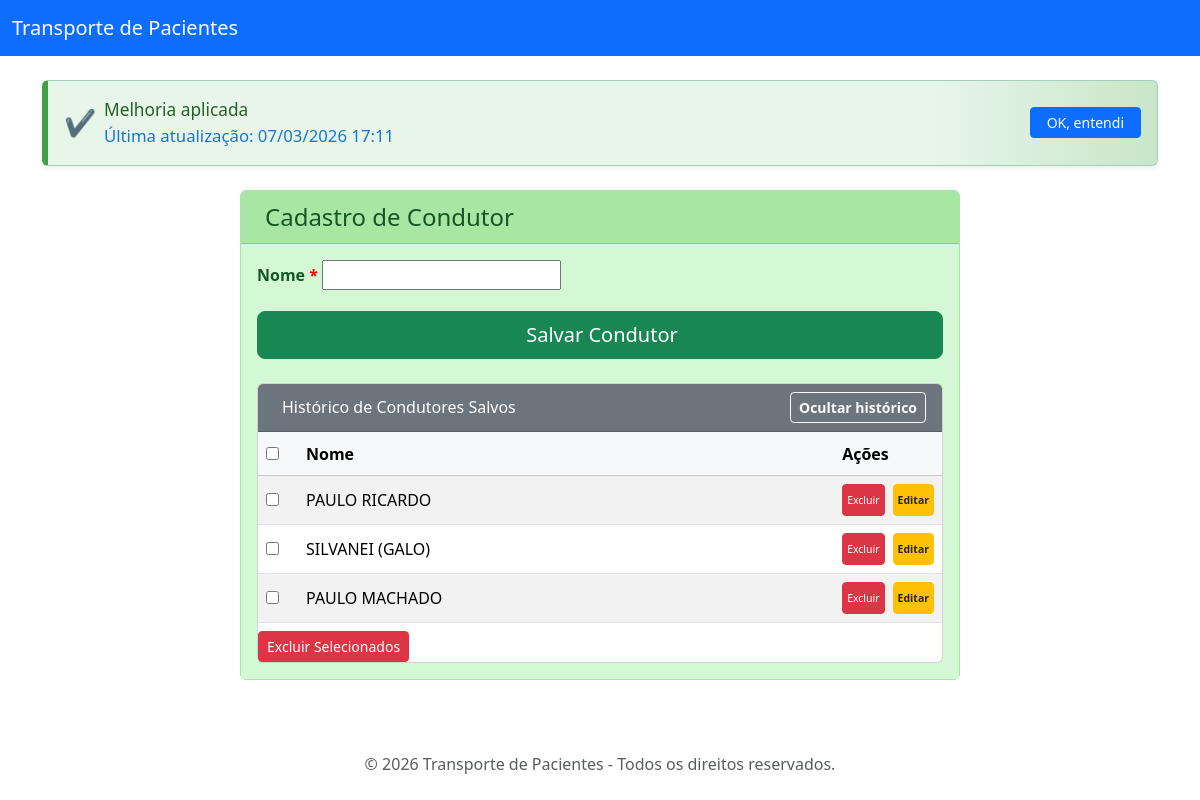
Page /condutores/cadastrar/ on the committed database.
### polls/models.py (models this page shows, shortened)
class Condutor(models.Model):
	nome = models.CharField(max_length=100)

### polls/views.py (the view)
# urls.py: path('condutores/cadastrar/', views.cadastrar_condutor, name='cadastrar_condutor'),
def cadastrar_condutor(request):
	from django.contrib import messages
	if request.method == 'POST':
		form = CondutorForm(request.POST)
		if form.is_valid():
			form.save()
			messages.success(request, 'Condutor salvo com sucesso!')
			return redirect('transporte_pacientes:cadastrar_condutor')
	else:
		form = CondutorForm()
	from .models import Condutor
	condutores = Condutor.objects.all().order_by('-id')
	return render(request, 'transporte_pacientes/cadastrar_condutor.html', {'form': form, 'condutores': condutores})

### polls/forms.py (shortened to what this page needs)
class CondutorForm(forms.ModelForm):
    class Meta:
        model = Condutor
        fields = '__all__'

### polls/templates/transporte_pacientes/cadastrar_condutor.html (shortened to what this page needs)
{% extends 'polls/base.html' %}
{% load crispy_forms_tags %}
{% block content %}
  <div id="melhoria-alert" class="alert alert-success d-flex align-items-center shadow-sm" style="border-left: 6px solid #43a047; background: linear-gradient(90deg, #e8f5e9 80%, #c8e6c9 100%); font-size: 1.08em; font-weight: 500; margin-bottom: 1.2rem;">
    <span class="me-2" style="font-size:1.5em; color:#43a047;">&#x2714;&#xFE0F;</span>
    <span>
      <span style="color:#256029;">Melhoria aplicada</span><br>
      <span style="font-size:0.97em; color:#1976d2; font-weight:400;">Última atualização: 07/03/2026 17:11</span>
    </span>
    <button type="button" class="btn btn-primary btn-sm ms-auto px-3 py-1 btn-ok-melhoria" onclick="document.getElementById('melhoria-alert').style.opacity=0; setTimeout(function(){document.getElementById('melhoria-alert').style.display='none';},400);">OK, entendi</button>
  </div>
  <div class="container mt-4">
    <div class="row justify-content-center">
      <div class="col-lg-8 col-md-10 col-12">
        <div class="card mb-4" style="background-color: #d4f8d4; border-color: #a8e6a3;">
          <div class="card-header" style="background-color: #a8e6a3; color: #155724; border-bottom: 1px solid #7ed957;">
            <h4 class="mb-0 d-inline">Cadastro de Condutor</h4>
          </div>
          <div class="card-body" style="background-color: #d4f8d4; color: #155724;">
            <form method="post" autocomplete="on" id="form-condutor">
              {% for field in form %}
                <div class="mb-3 col-12">
                  <label class="form-label fw-bold" for="{{ field.id_for_label }}">{{ field.label }}{% if field.field.required %} <span style="color:red;">*</span>{% endif %}</label>
                  {{ field }}
                </div>
              {% endfor %}
              <div class="d-grid gap-2 mt-3">
                <button type="submit" class="btn btn-success btn-lg" id="btn-salvar">
                   Salvar Condutor
                </button>
              </div>
            </form>
            <div class="card mt-4">
              <div class="card-header bg-secondary text-white d-flex align-items-center">
                <span>Histórico de Condutores Salvos</span>
                <button class="btn btn-outline-light btn-sm ms-auto" id="btn-toggle-historico" type="button" style="font-weight:bold;">
                  <span id="toggle-label">Ocultar histórico</span>
                </button>
              </div>
              <div class="card-body p-0" id="historico-condutor">
                <div class="table-responsive">
                  <form method="post" action="{% url 'transporte_pacientes:excluir_selecionados_condutor' %}" id="form-excluir-condutores">
                    <table class="table table-striped table-hover mb-0" style="vertical-align:middle;">
                      <thead class="table-light">
                        <tr style="height:44px; vertical-align:middle;">
                          <th style="width:40px;"><input type="checkbox" id="select-all-condutores"></th>
                          <th>Nome</th>
                          <th style="width: 90px;">Ações</th>
                        </tr>
                    </thead>
                    <tbody>
                      {% for condutor in condutores %}
                        <tr>
                          <td><input type="checkbox" name="condutor_ids" value="{{ condutor.id }}"></td>
                          <td>{{ condutor.nome }}</td>
                          <td>
                            <div class="d-flex justify-content-center align-items-center gap-2">
                              <a href="#" onclick="if(confirm('Tem certeza que deseja excluir este condutor?')){document.getElementById('excluir-condutor-{{ condutor.id }}').submit();} return false;" class="btn btn-sm btn-danger p-1 flex-column d-flex align-items-center justify-content-center" title="Excluir" style="min-width:32px; min-height:32px;">
                                <span style="font-size:0.75em; line-height:1;">Excluir</span>
                              </a>
                              <a href="{% url 'transporte_pacientes:editar_condutor' condutor.id %}" class="btn btn-sm btn-warning text-dark p-1 flex-column d-flex align-items-center justify-content-center" title="Editar" style="font-weight:bold; min-width:32px; min-height:32px;">
                                <span style="font-size:0.75em; line-height:1;">Editar</span>
                              </a>
                            </div>
                          </td>
                        </tr>
                      {% empty %}
                        <tr>
                          <td colspan="1" style="text-align:center; font-weight:bold; color:#d32f2f; background:#fff3cd;">Nenhum condutor cadastrado ainda.</td>
                        </tr>
                      {% endfor %}
                    </tbody>
                    </table>
                    <button type="submit" class="btn btn-danger btn-sm mt-2" onclick="return confirm('Tem certeza que deseja excluir os condutores selecionados?');">
                       Excluir Selecionados
                    </button>
                  </form>
                </div>
              </div>
            </div>
          </div>
        </div>
      </div>
    </div>
  </div>
{% endblock %}

### rows in the picture
Condutor: nome "PAULO RICARDO", {{ condutor.id }} 3 (drawn)
Condutor: nome "SILVANEI (GALO)"
Condutor: nome "PAULO MACHADO"

### other values in the picture
{{ field.label }} "Nome"
